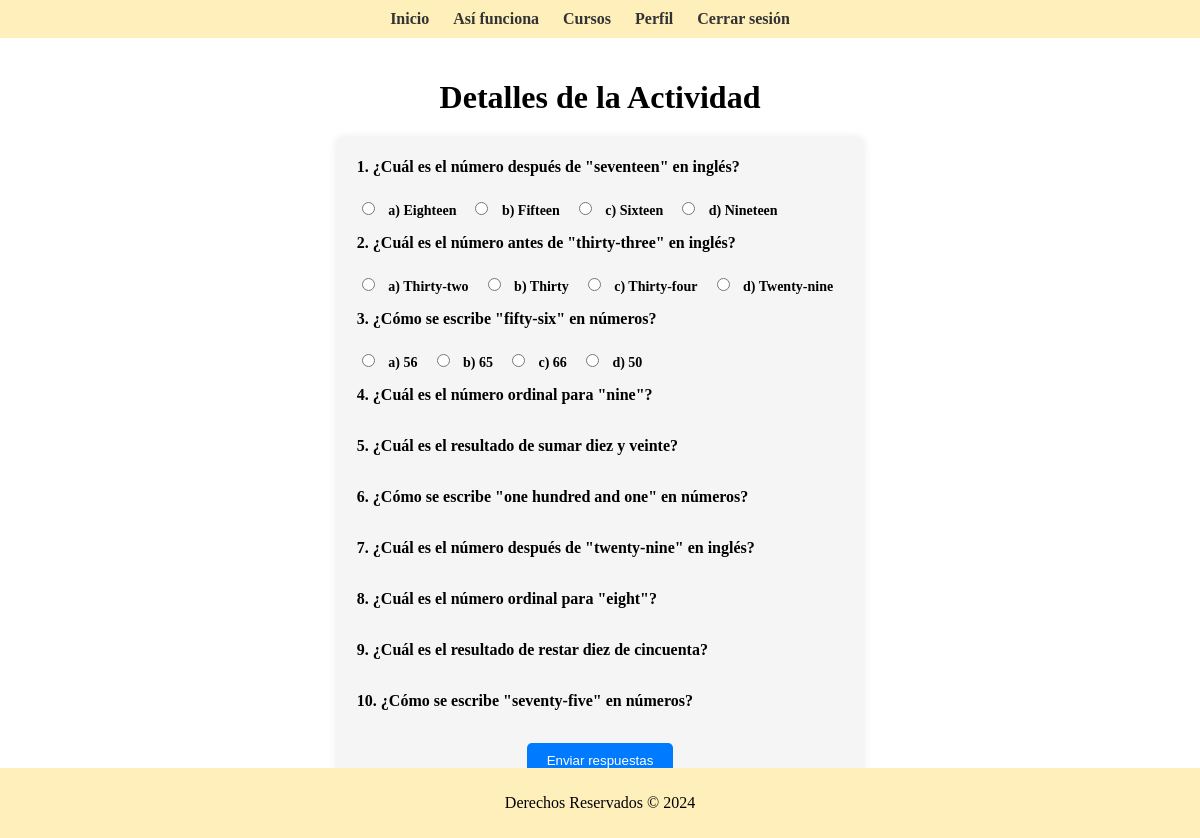
Screenshot of /activity/2/ with the database file from the repository.
### tutoria/models.py (models this page shows, shortened)
class Pregunta(models.Model):
    texto = models.TextField()
    idioma = models.CharField(max_length=50, default='n')
    activity = models.ForeignKey(Activity, on_delete=models.CASCADE, default=None, null=True)

class OpcionRespuesta(models.Model):
    texto = models.CharField(max_length=255)
    es_correcta = models.BooleanField(default=False)
    pregunta = models.ForeignKey(Pregunta, on_delete=models.CASCADE)

### tutoria/views.py (the view, shortened to what this page needs)
# urls.py: path('activity/<int:activity_id>/', views.activity_detail, name='activity_detail'),
def activity_detail(request, activity_id):
    activity = get_object_or_404(Activity, pk=activity_id)
    preguntas = Pregunta.objects.filter(activity=activity).prefetch_related('opcionrespuesta_set')
    total_score = 0
    return render(request, 'activity_detail.html', {'activity': activity, 'preguntas': preguntas, 'total_score': total_score})

### tutoria/templates/activity_detail.html (shortened to what this page needs)
<!DOCTYPE html>
<html lang="es">
<head>
</head>
<body>
    <div class="menu">
        <ul>
            <li><a href="{% url 'home' %}">Inicio</a></li>
            <li><a href="{% url 'about' %}">Así funciona</a></li>
            <li><a href="{% url 'courses' %}">Cursos</a></li>
            <li><a href="{% url 'profile' %}">Perfil</a></li>
            <li><a href="{% url 'logout' %}">Cerrar sesión</a></li>
        </ul>
    </div>
    <div class="content">
        <h1>Detalles de la Actividad</h1>
        <form method="post" class="evaluation-form" id="activity-form" data-url="{% url 'activity_detail' activity.id %}">
            {% for pregunta in preguntas %}
            <div class="question">
                <label>{{ pregunta.texto }}</label><br>
                {% for opcion in pregunta.opcionrespuesta_set.all %}
                <label style="display: inline-block; margin-right: 10px; font-size: 14px;">
                    <input type="radio" name="question_{{ pregunta.id }}" value="{{ opcion.id }}">
                    {{ opcion.texto }}
                </label>
                {% endfor %}
            </div>
            {% endfor %}
            <button type="submit" class="submit-button" id="submit-button">Enviar respuestas</button>
        </form>
    </div>
    <footer>
        <p>Derechos Reservados &copy; 2024</p>
    </footer>
</body>
</html>

### tutoria/templates/activity_detail.html (style rules this page uses)
body { font-family: serif; margin: 0; padding: 0; background-color: #fff; }
.menu { background-color: #FFEFBA; padding: 10px 0; text-align: center; }
.menu ul { list-style-type: none; margin: 0; padding: 0; }
.menu ul li { display: inline; margin-right: 20px; }
.menu ul li a { color: #333; text-decoration: none; font-weight: bold; }
.content { padding: 20px; text-align: center; }
.evaluation-form { background-color: #f5f5f5; padding: 20px; border-radius: 5px; box-shadow: 0 0 10px rgba(0, 0, 0, 0.1); margin-bottom: 20px; display: inline-block; }
.question { margin-bottom: 10px; text-align: left; }
.question label { display: block; font-weight: bold; font-size: 16px; margin-bottom: 5px; }
.question input[type="radio"] { margin-right: 10px; }
.submit-button { background-color: #007bff; color: #fff; border: none; padding: 10px 20px; border-radius: 5px; cursor: pointer; }
footer { background-color: #FFEFBA; color: #000; text-align: center; padding: 10px 0; position: fixed; bottom: 0; width: 100%; left: 0; height: 50px; display: flex; align-items: center; justify-content: center; }

### rows the page displays
Pregunta: texto "1. ¿Cuál es el número después de \"seventeen\" en inglés?"
OpcionRespuesta: texto "a) Eighteen"
OpcionRespuesta: texto "b) Fifteen"
OpcionRespuesta: texto "c) Sixteen"
OpcionRespuesta: texto "d) Nineteen"
Pregunta: texto "2. ¿Cuál es el número antes de \"thirty-three\" en inglés?"
OpcionRespuesta: texto "a) Thirty-two"
OpcionRespuesta: texto "b) Thirty"
OpcionRespuesta: texto "c) Thirty-four"
OpcionRespuesta: texto "d) Twenty-nine"
Pregunta: texto "3. ¿Cómo se escribe \"fifty-six\" en números?"
OpcionRespuesta: texto "a) 56"
OpcionRespuesta: texto "b) 65"
OpcionRespuesta: texto "c) 66"
OpcionRespuesta: texto "d) 50"
Pregunta: texto "4. ¿Cuál es el número ordinal para \"nine\"?"
Pregunta: texto "5. ¿Cuál es el resultado de sumar diez y veinte?"
Pregunta: texto "6. ¿Cómo se escribe \"one hundred and one\" en números?"
Pregunta: texto "7. ¿Cuál es el número después de \"twenty-nine\" en inglés?"
Pregunta: texto "8. ¿Cuál es el número ordinal para \"eight\"?"
Pregunta: texto "9. ¿Cuál es el resultado de restar diez de cincuenta?"
Pregunta: texto "10. ¿Cómo se escribe \"seventy-five\" en números?"
